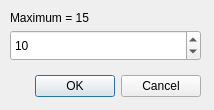
<?xml version="1.0" encoding="UTF-8"?>
<ui version="4.0">
 <class>Dialog</class>
 <widget class="QDialog" name="Dialog">
  <property name="geometry">
   <rect>
    <x>0</x>
    <y>0</y>
    <width>214</width>
    <height>110</height>
   </rect>
  </property>
  <property name="windowTitle">
   <string>Dialog</string>
  </property>
  <widget class="QDialogButtonBox" name="buttonBox">
   <property name="geometry">
    <rect>
     <x>10</x>
     <y>70</y>
     <width>191</width>
     <height>32</height>
    </rect>
   </property>
   <property name="orientation">
    <enum>Qt::Horizontal</enum>
   </property>
   <property name="standardButtons">
    <set>QDialogButtonBox::Cancel|QDialogButtonBox::Ok</set>
   </property>
  </widget>
  <widget class="QSpinBox" name="inputSpin">
   <property name="geometry">
    <rect>
     <x>10</x>
     <y>30</y>
     <width>191</width>
     <height>31</height>
    </rect>
   </property>
   <property name="minimum">
    <number>1</number>
   </property>
   <property name="maximum">
    <number>15</number>
   </property>
   <property name="value">
    <number>10</number>
   </property>
  </widget>
  <widget class="QLabel" name="label">
   <property name="geometry">
    <rect>
     <x>10</x>
     <y>10</y>
     <width>111</width>
     <height>16</height>
    </rect>
   </property>
   <property name="text">
    <string>Maximum = 15</string>
   </property>
  </widget>
 </widget>
 <resources/>
 <connections>
  <connection>
   <sender>buttonBox</sender>
   <signal>accepted()</signal>
   <receiver>Dialog</receiver>
   <slot>accept()</slot>
   <hints>
    <hint type="sourcelabel">
     <x>248</x>
     <y>254</y>
    </hint>
    <hint type="destinationlabel">
     <x>157</x>
     <y>274</y>
    </hint>
   </hints>
  </connection>
  <connection>
   <sender>buttonBox</sender>
   <signal>rejected()</signal>
   <receiver>Dialog</receiver>
   <slot>reject()</slot>
   <hints>
    <hint type="sourcelabel">
     <x>316</x>
     <y>260</y>
    </hint>
    <hint type="destinationlabel">
     <x>286</x>
     <y>274</y>
    </hint>
   </hints>
  </connection>
 </connections>
</ui>
